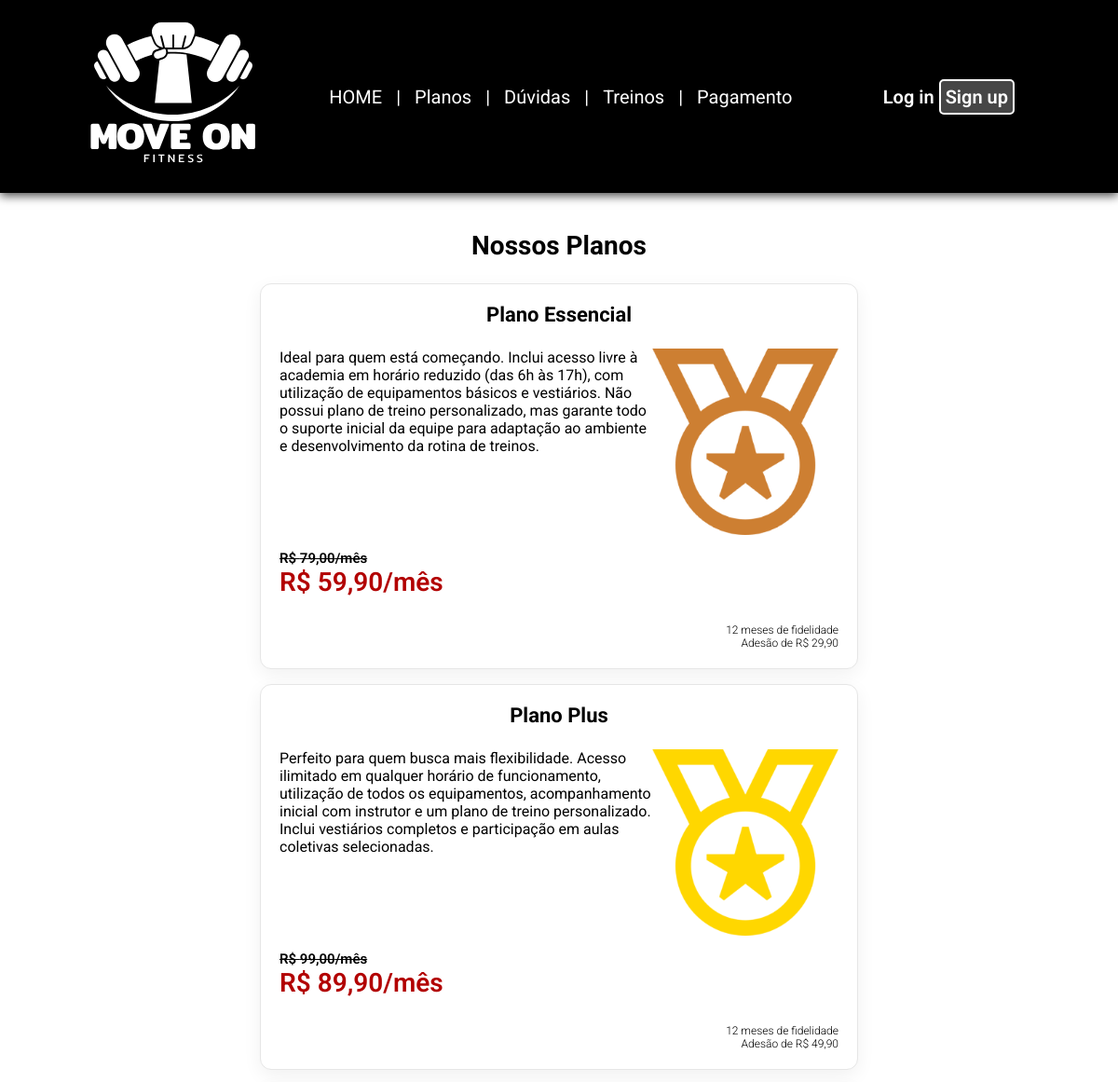
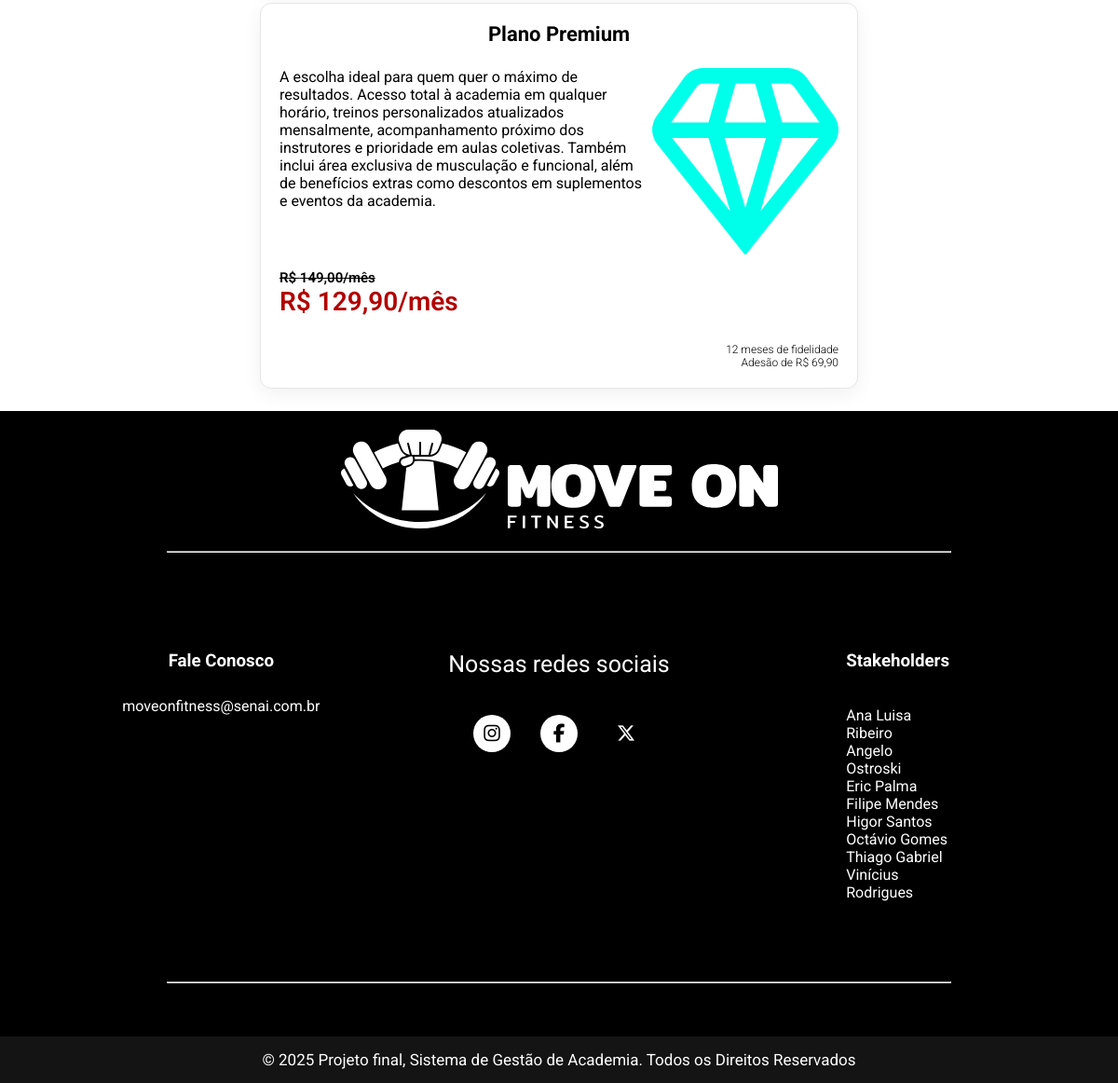
Page /View/plans.php on the committed database (2 pictures, top to bottom).
### tables this page shows
CREATE TABLE `planos` (
  `id` int(11) NOT NULL,
  `nome_plano` varchar(100) NOT NULL,
  `valor_mensal` decimal(10,2) NOT NULL,
  `valor_plano_antes_desconto` decimal(5,2) NOT NULL,
  `valor_adesao` decimal(5,2) NOT NULL,
  `descricao` text NOT NULL
);

### View/Plans.php (the view, shortened to what this page needs)
<?php
$pdo = include __DIR__ . '/../Config.php';
$planos = [];
try {
    if ($pdo) {
        $stmt = $pdo->query("SELECT * FROM planos ORDER BY valor_mensal ASC, id ASC");
        $planos = $stmt->fetchAll(PDO::FETCH_ASSOC);
    }
} catch (Throwable $e) {
    $planos = [];
}
$imgs =[
    "",
    "bronze.png",
    "ouro.png",
    "diamond.png"
];
?>
<!DOCTYPE html>
<html lang="pt-BR">
<head>
    <link rel="stylesheet" href="css/style.css">
        <link rel="stylesheet" type="text/css" href="font-awesome/css/all.min.css" />
    <link rel="stylesheet" href="https://cdnjs.cloudflare.com/ajax/libs/font-awesome/6.7.2/css/all.min.css" />
</head>
<body>
    <?php include __DIR__."/header.php";?>
<div class="container">
    <section id="plans-sect">
        <h2>Nossos Planos</h2>
        <div class="pla3ns-container">
            <?php if (!empty($planos)): ?>
                <?php foreach ($planos as $pl): ?>
                    <div class="plan-card" onclick="selectPlan('<?= (int)$pl['id'] ?>')" id="plan<?=$pl['id']?>">
                        <h3><?= htmlspecialchars($pl['nome_plano']) ?></h3>
                        <div class="subcard">
                            <p><?= htmlspecialchars($pl['descricao'])?></p>
                            <img src="IMG/<?=$imgs[$pl["id"]]?>" alt="">
                        </div>
                        <div>
                            <div class="pricedesconto">R$ <?= number_format((float)$pl['valor_plano_antes_desconto'], 2, ',', '.') ?>/mês</div>
                            <div class="price">R$ <?= number_format((float)$pl['valor_mensal'], 2, ',', '.') ?>/mês</div>
                        </div>
                        <p class="adesao">
                            12 meses de fidelidade <br>
                            Adesão de R$ <?=number_format((float)$pl['valor_adesao'], 2, ',', '.')?>
                        </p>
                    </div>
                <?php endforeach; ?>
            <?php endif; ?>
        </div>
    </section>
</div>
    <?php include __DIR__."/footer.php";?>
</body>
</html>

### View/header.php (shortened to what this page needs)
<header>
        <nav class="nav-bar">
            <div class="logo">
                <a href="">
                </a>
            </div>
            <div class="nav-list">
                <ul>
                    <li class="nav-item"> <a href="landing.php" class="nav-link">HOME</a></li>
                    <li>
                        <p>|</p>
                    </li>
                    <li class="nav-item"> <a href="plans.php" class="nav-link">Planos</a></li>
                    <li>
                        <p>|</p>
                    </li>
                    <li class="nav-item"> <a href="" class="nav-link">Dúvidas</a></li>
                    <li>
                        <p>|</p>
                    </li>
                    <li class="nav-item"> <a href="" class="nav-link">Treinos</a></li>
                    <li>
                        <p>|</p>
                    </li>
                    <li class="nav-item"> <a href="" class="nav-link">Pagamento</a></li>
                </ul>
            </div>
            <?php if(!isset($_SESSION['user_id'])):?>
                <div class="landing-button">
                    <button class="login-button"><a href="LoginAccount.php"> Log in</a></button>
                    <button class="sign-button"><a href="CreateAccount.php"> Sign up</a></button>
                </div>
            <?php else:?>
                <p style="color:white"> (PLACEHOLDER) tá logado</p>
            <?php endif;?>
        </nav>
    </header>

### View/footer.php (shortened to what this page needs)
<footer>
        <div class="logofoot">
            <a href="" style="fill:white">
            </a>
        </div>
        <hr><br><br><br>
        <div class="containerinfo">
            <div class="footer-content">
                <div class="footer-cont">
                    <h3>Fale Conosco</h3>
                    <p class="email">moveonfitness@senai.com.br</p>
                </div>
                <div class="footer-contacts">
                    <h3>Nossas redes sociais</h3>
                    <div class="footer-social-media">
                        <a href="" class="footer-link" id="instagram"><i class="fa-brands fa-instagram"></i></a>
                        <a href="" class="footer-link" id="facebook"><i class="fa-brands fa-facebook-f"></i></a>
                        <a href="" class="footer-link" id="twitter"><i class="fa-brands fa-x-twitter"></i></a>
                    </div>
                </div>
                <ul class="footer-list">
                    <div class="seplist">
                        <li>
                            <h3>Stakeholders</h3>
                        </li><br><br>
                        <li>Ana Luisa Ribeiro</li>
                        <li>Angelo Ostroski</li>
                        <li>Eric Palma</li>
                        <li>Filipe Mendes</li>
                        <li>Higor Santos </li>
                        <li>Octávio Gomes</li>
                        <li>Thiago Gabriel</li>
                        <li>Vinícius Rodrigues</li>
                    </div>
                </ul>
            </div>
<br><br>
            <hr>
        </div><br><br><br>
        <div class="footer-copyright">
            <p>&#169 2025 Projeto final, Sistema de Gestão de Academia.
                Todos os Direitos Reservados</p>
        </div>
    </footer>

### View/css/style.css (style rules this page uses)
* { padding: 0; margin: 0; font-family: 'Roboto'; }
body { background-color: rgb(255, 255, 255); font-family: 'Roboto'; }
header { background-color: black; box-shadow: 0px 3px 10px #464646; }
.nav-bar { display: flex; justify-content: space-between; padding: 1.5rem 6rem; }
.logo { display: flex; align-items: center; }
.logo a svg { fill: white; }
.nav-list { display: flex; align-items: center; }
.nav-list ul { display: flex; justify-content: center; list-style: none; }
.nav-item { margin: 0 15px; }
.nav-link { text-decoration: none; font-size: 20px; color: white; }
li p { font-size: 20px; color: white; }
.landing-button { padding: 10px 15px; text-align: center; display: flex; align-items: center; justify-content: center; }
.login-button, .sign-button { font-weight: 600; }
.login-button { border: none; background-color: #000000; border-radius: 5px; padding: 5px; }
.login-button a { font-size: 20px; color: white; text-decoration: none; }
.sign-button { border: 5px white; background-color: #464646; padding: 5px; border-radius: 5px; border: white 2px solid }
.sign-button a { font-size: 20px; color: #ffffff; text-decoration: none; }
footer { background-color: #000000; color: #ffffff; }
.logofoot { text-align: center; padding: 20px; }
footer hr { width: 70%; margin: 0 auto; background-color: white; }
.containerinfo { width: 100%; color: #ffffff; }
.footer-content { display: grid; grid-template-columns: repeat(3, 1fr); text-align: center; padding: 3rem 3.5rem; }
.footer-contacts h3 { margin-bottom: 0.75rem; }
.footer-contacts h3 { font-size: 25px; font-weight: 400; }
.footer-social-media { display: flex; gap: 2rem; justify-content: center; }
.footer-social-media .footer-link { height: 2.5rem; width: 2.5rem; color: #000000; border-radius: 50%; display: flex; align-items: center; justify-content: center; font-size: 20px; transition: all 0.4s; margin-top: 28px; }
.email { margin-top: 28px; }
#instagram { background-color: #ffffff; }
#facebook { background-color: #ffffff; }
#twitter { background-color: #000000; color: #ffffff; }
.footer-link { text-decoration: none; }
.footer-list { display: flex; flex-direction: column; gap: 0.75rem; list-style: none; }
.seplist { background-color: #af424200; width: 30%; margin: 0 auto; text-align: left; }
.footer-copyright { background-color: #141414; text-align: center; font-size: 17px; padding: 15px; }
.container { max-width: 1100px; margin: 0 auto; padding: 0 16px; }
#plans-sect { padding: 40px 0 24px; }
#plans-sect h2 { text-align: center; font-size: 28px; margin-bottom: 24px; }
.pla3ns-container { display: flex; flex-direction: row; flex-wrap: wrap; justify-content: center; gap: 1rem; align-items: center; }
.plan-card { background: #ffffff; border: 1px solid #e6e6e6; border-radius: 12px; padding: 20px; box-shadow: 0 6px 20px rgba(0, 0, 0, 0.06); transition: transform .15s ease, box-shadow .15s ease; display: flex; flex-direction: column; gap: 1rem; cursor: pointer; width: 600px; }
.plan-card h3 { font-size: 22px; margin-bottom: 8px; text-align: center; }
.plan-card .subcard { display: flex; flex-direction: row; text-align: left; }
.subcard img { height: 200px; aspect-ratio: 1/1; }
.price { font-size: 1.75em; font-weight: 600; color: #B20000; margin-bottom: 12px; }
.plan-card .adesao { font-weight: 300; text-align: right; font-size: 0.75em; }
.pricedesconto { font-size: 15px; font-weight: 600; color: #000000; text-decoration: line-through; }

### rows in the picture
planos: nome_plano "Plano Essencial", descricao "Ideal para quem está começando. Inclui acesso livre à academia em horário reduzido (das 6h às 17h), com utilização de equipamentos básicos e vestiários. Não possui plano de treino personalizado, mas garante todo o suporte inicial da equipe para adaptação ao ambiente e desenvolvimento da rotina de treinos.", shows a picture, valor_plano_antes_desconto "79,00", valor_mensal "59,90", valor_adesao "29,90"
planos: nome_plano "Plano Plus", descricao "Perfeito para quem busca mais flexibilidade. Acesso ilimitado em qualquer horário de funcionamento, utilização de todos os equipamentos, acompanhamento inicial com instrutor e um plano de treino personalizado. Inclui vestiários completos e participação em aulas coletivas selecionadas.", shows a picture, valor_plano_antes_desconto "99,00", valor_mensal "89,90", valor_adesao "49,90"
planos: nome_plano "Plano Premium", descricao "A escolha ideal para quem quer o máximo de resultados. Acesso total à academia em qualquer horário, treinos personalizados atualizados mensalmente, acompanhamento próximo dos instrutores e prioridade em aulas coletivas. Também inclui área exclusiva de musculação e funcional, além de benefícios extras como descontos em suplementos e eventos da academia.", shows a picture, valor_plano_antes_desconto "149,00", valor_mensal "129,90", valor_adesao "69,90"
